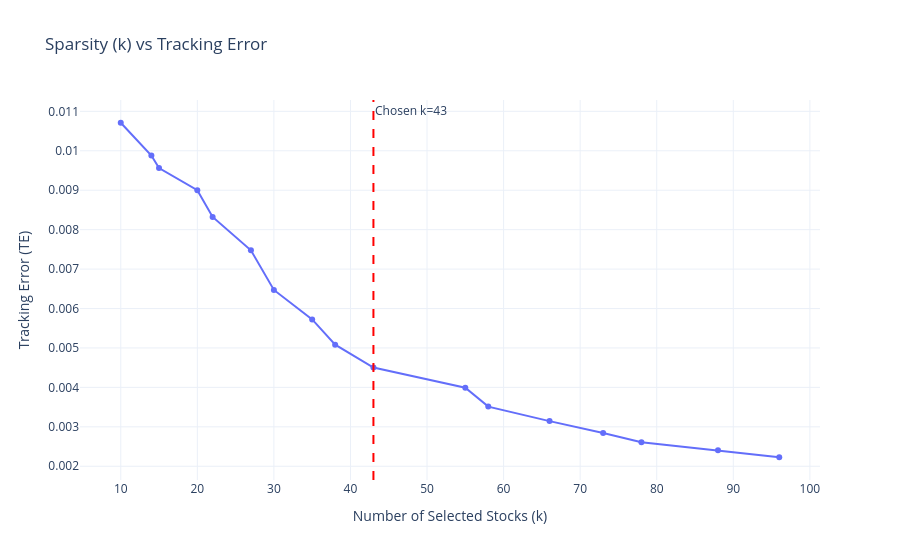

The cell this chart's notebook holds for it:
### Markdown cell above
### Plot 1: Sparsity vs. Tracking Error

### Code cell
# Plotting k vs TE
# Filter to plot 10 to 100
plot_data = df_alphas[(df_alphas['k'] >= 10) & (df_alphas['k'] <= 100)].sort_values('k')
if plot_data.empty:
    plot_data = df_alphas.sort_values('k')

fig = px.line(plot_data, x='k', y='TE_test', markers=True, 
              title='Sparsity (k) vs Tracking Error',
              labels={'k': 'Number of Selected Stocks (k)', 'TE_test': 'Tracking Error (TE)'})

# Add vertical line for chosen k
fig.add_vline(x=final_k, line_dash='dash', line_color='red', annotation_text=f'Chosen k={final_k}')
fig.update_layout(template='plotly_white')
fig.show()

### Figure 1 — Plotly figure (JSON) as saved in the notebook; plotly's stock layout.template omitted (floating-point values rounded to 4 significant figures)
{"data": [{"hovertemplate": "Number of Selected Stocks (k)=%{x}<br>Tracking Error (TE)=%{y}<extra></extra>", "legendgroup": "", "line": {"color": "#636efa", "dash": "solid"}, "marker": {"symbol": "circle"}, "mode": "lines+markers", "name": "", "orientation": "v", "showlegend": false, "type": "scatter", "x": [10, 14, 15, 20, 22, 27, 30, 35, 38, 43, 55, 58, 66, 73, 78, 88, 96], "xaxis": "x", "y": [0.01071, 0.009881, 0.009563, 0.008999, 0.008323, 0.007476, 0.006472, 0.005725, 0.005084, 0.004503, 0.003992, 0.003512, 0.003145, 0.002845, 0.00261, 0.002403, 0.002229], "yaxis": "y"}], "layout": {"annotations": [{"showarrow": false, "text": "Chosen k=43", "x": 43, "xanchor": "left", "xref": "x", "y": 1, "yanchor": "top", "yref": "y domain"}], "legend": {"tracegroupgap": 0}, "shapes": [{"line": {"color": "red", "dash": "dash"}, "type": "line", "x0": 43, "x1": 43, "xref": "x", "y0": 0, "y1": 1, "yref": "y domain"}], "title": {"text": "Sparsity (k) vs Tracking Error"}, "xaxis": {"anchor": "y", "domain": [0, 1], "title": {"text": "Number of Selected Stocks (k)"}}, "yaxis": {"anchor": "x", "domain": [0, 1], "title": {"text": "Tracking Error (TE)"}}}}
